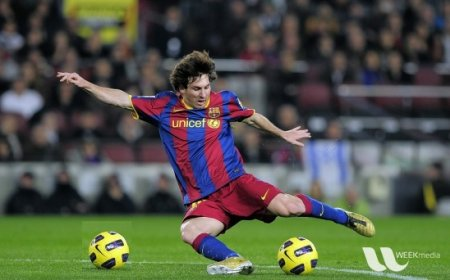
#> input picture visual-odom/roi.jpg, 450 x 280 px, given in place of floor.mp4, which was not available
$ python odom.py   (Python 2 division)   (older library calls are emulated)
#> lines starting #> are read from the running program, lines starting #| are printed output that depends on the picture; after the words box and inside, x2 and y2 are one past the last pixel; in counts of white or black regions, pixels touching at a corner belong together; pictures that were not available may be replaced by others from this repository, and a replacement may not be noted
### visual-odom/video.py
#! /usr/bin/env python

import numpy as np
import cv2
import argparse

#  brew install opencv3 --without-numpy --with-contrib --with-ffmpeg --with-tbb --with-qt5 --with-vtk --with-opengl --with-jasper

# ./video.py -m camera_params.npz

class SaveVideo(object):
	"""
	Simple class to save frames to video (mp4v)
	"""
	# [4 lines left out: function __init__, not called in this run]

	def write(self,image):
		self.out.write(image)

	def release(self):
		self.out.release()

class Camera(object):
	"""
	A simple class to grab images from a camera.
	"""
	def __init__(self,input):
		"""
		"""
		self.cap = cv2.VideoCapture(input)
		self.useROI = False

	# [23 lines left out: functions size, undistort, load, not called in this run]

	def isOpened(self):
		return self.cap.isOpened()

	def setROI(self,roi):
		self.roi = roi
		self.useROI = True

	def read(self, isBnW=False):
		ret, image = self.cap.read()

		if self.useROI and ret:
			roi = self.roi
			image = image[roi[0]:roi[1],roi[2]:roi[3]]

		if isBnW and ret:
			image = cv2.cvtColor(image, cv2.COLOR_BGR2GRAY)

		return ret, image

	def release(self):
		self.cap.release()


# [55 lines left out: functions handleArgs, main, not called in this run]

# [2 lines that do not run on import are left out]

### visual-odom/odom.py
#! /usr/bin/env python

import numpy as np
import cv2
import argparse
import matplotlib.pyplot as plt
import video
import time
import math

def featureDetection(im):
    # Initiate FAST object with default values
    # fast = cv2.FastFeatureDetector_create(20,True)
    fast = cv2.FastFeatureDetector_create()

    # find and draw the keypoints
    keypoints = fast.detect(im)
    print 'fast keypoints',len(keypoints)
    # [20 lines of commented-out code are left out]
    feature_params = dict( maxCorners = 100,
        qualityLevel = 0.3,
        minDistance = 7,
        blockSize = 7 )
    keypoints = cv2.goodFeaturesToTrack(im, mask = None, **feature_params)
    print 'goodFeaturesToTrack shape',keypoints.shape
    # # print 'good',keypoints
    # print type(keypoints)
    # print keypoints.dtype
    # exit()

    return keypoints

def checkRange(x,max,min):
    # print 'check',x
    if x <= max and x >= min: return True
    else: return False


def featureTrack(new_gray,old_gray,p0):
    # Parameters for lucas kanade optical flow
    lk_params = dict( winSize  = (21,21),
                  maxLevel = 3,
                  criteria = (cv2.TERM_CRITERIA_EPS | cv2.TERM_CRITERIA_COUNT, 30, 0.001))

    # [7 lines of commented-out code are left out]
    cd = p0
    # print cd
    p1, st, err = cv2.calcOpticalFlowPyrLK(old_gray, new_gray, cd, None, **lk_params)

    # [5 lines of commented-out code are left out]

    new = []
    old = []

    # Select good points
    for i in range(0,p1.shape[0]):
        # print 'st',st[i]
        # print 'p1',p1[i]
        if st[i][0] == 1 and p1[i][0][0] >= 0 and p1[i][0][1] >= 0:
            new.append(p1[i][0])
            old.append(p0[i][0])

    good_new = np.array([[k] for k in new],dtype=np.float32)
    good_old = np.array([[k] for k in old],dtype=np.float32)

    # [6 lines of commented-out code are left out]
    im2 = im.copy()
    for i in good_new:
        # print i
        cv2.circle(im2,(int(i[0][0]),int(i[0][1])),3,(0,255,0),-1)
    cv2.imshow('keypoints',im2)
    cv2.waitKey(10)

    return good_old, good_new

# [4 lines of commented-out code are left out]

def draw(pts):
    x = []
    y = []
    for i in pts:
        x.append(i[0])
        y.append(i[1])
        # [5 lines of commented-out code are left out]
    plt.plot(x,y)
    # plt.axis([0, 6, 0, 20])
    plt.grid(True)
    plt.draw()
    plt.pause(5)
    # time.sleep(5)

cam = video.Camera('floor.mp4')
# cam.load('camera_params.npz')
# cameraMat = cam.data['camera_matrix']

# print 'cameraMat',cameraMat

# cv2.IMREAD_GRAYSCALE faster?
ret, old_im = cam.read(True)
#> in read, image is the input picture: shape (280, 450, 3); mean B, G, R 72.3, 85.8, 82.3
#> in read, `image = cv2.cvtColor(image, cv2.COLOR_BGR2GRAY)`:
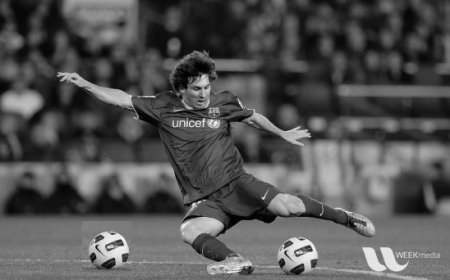
#> image: shape (280, 450); min 0, max 249, mean 83.2
ret, im = cam.read(True)

# set ROI
old_im = old_im[0:479,200:639]
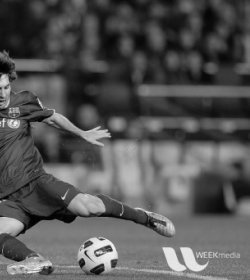
#> old_im: shape (280, 250); min 0, max 249, mean 85.6
im = im[0:479,200:639]

p0 = featureDetection(old_im)
#> in featureDetection, `keypoints = fast.detect(im)`: keypoints = 943 keypoints; strongest (x, y, size): (91, 243, 7), (111, 250, 7), (85, 252, 7), (102, 264, 7)
#| fast keypoints 943
#> in featureDetection, `keypoints = cv2.goodFeaturesToTrack(im, mask = None, **feature_params)`: keypoints = 25 rows, first 8: [110, 248], [101, 266], [96, 253], [85, 250], [81, 260], [113, 261], [91, 243], [63, 199]
#| goodFeaturesToTrack shape (25, 1, 2)
#> p0 has the same summary as keypoints in featureDetection
p0, p1 = featureTrack(im,old_im,p0)
#> in featureTrack, `cd = p0`: cd has the same summary as keypoints in featureDetection
#> in featureTrack, `p1, st, err = cv2.calcOpticalFlowPyrLK(old_gray, new_gray, cd, None, *..`: p1 has the same summary as keypoints in featureDetection; st = 25 values from 1 to 1; err = 25 values from 0 to 0
#> after the loop in featureTrack, `for i in range(0,p1.shape[0]):`: new = 25 pairs, first value 1 to 184, second value 76 to 269; old has the same summary as new
#> in featureTrack, `good_new = np.array([[k] for k in new],dtype=np.float32)`: good_new has the same summary as keypoints in featureDetection
#> in featureTrack, `good_old = np.array([[k] for k in old],dtype=np.float32)`: good_old has the same summary as keypoints in featureDetection
#> the loop in featureTrack, `for i in good_new:` made 25 passes
#> i on passes 1 to 12: [[110, 248]], [[101, 266]], [[96, 253]], [[85, 250]], [[81, 260]], [[113, 261]], [[91, 243]], [[63, 199]], [[108, 134]], [[1, 119]], [[10, 122]], [[5, 76]]
#> after the loop in featureTrack, `for i in good_new:`:
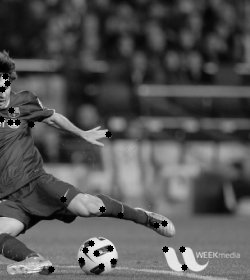
#> im2: shape (280, 250); 1.03% of pixels changed, all inside (x1, y1, x2, y2) = (0, 73, 188, 273)
#> p1 has the same summary as keypoints in featureDetection

pp = (220,240)
focal = 200.0
R_f = np.eye(3,3,dtype=np.float)
t_f = np.array([0,0,1],dtype=np.float)

# [5 lines of commented-out code are left out]
E, mask = cv2.findEssentialMat(p0,p1,focal,pp,cv2.FM_RANSAC)
#> E = [[8.57e-17, -0.408, -0.408], [0.408, -8.69e-17, -0.408], [0.408, 0.408, 4.5e-17]]; mask = 25 values from 1 to 1
#> (the run stopped early here; a loop or call above may not have finished)
